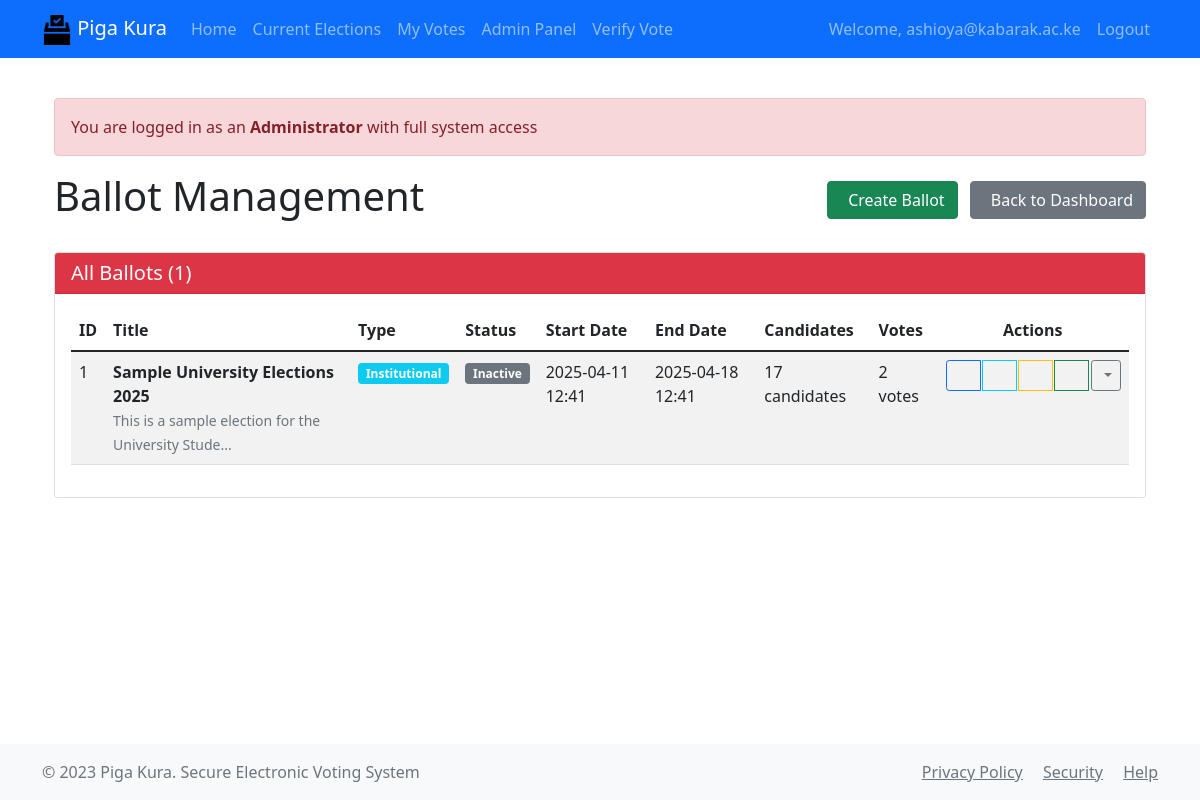
/admin/ballots (signed in), run on the app's committed database.
### app/models/user.py (models this page shows, shortened)
class User(UserMixin, db.Model):
    id = db.Column(db.Integer, primary_key=True)
    email = db.Column(db.String(120), unique=True, nullable=False)
    voter_id = db.Column(db.String(50), unique=True, nullable=False)
    password_hash = db.Column(db.String(128))
    is_admin = db.Column(db.Boolean, default=False)
    is_official = db.Column(db.Boolean, default=False)
    is_verified = db.Column(db.Boolean, default=False)
    created_at = db.Column(db.DateTime, default=datetime.utcnow)

### app/models/ballot.py (models this page shows, shortened)
class Ballot(db.Model):
    id = db.Column(db.Integer, primary_key=True)
    title = db.Column(db.String(200), nullable=False)
    description = db.Column(db.Text)
    start_date = db.Column(db.DateTime, nullable=False)
    end_date = db.Column(db.DateTime, nullable=False)
    is_active = db.Column(db.Boolean, default=True)
    created_at = db.Column(db.DateTime, default=datetime.utcnow)
    candidates = db.relationship('Candidate', backref='ballot', lazy=True)
    votes = db.relationship('Vote', backref='ballot', lazy=True)
    ballot_type = db.Column(db.String(50), nullable=False)  # national, county, special
    verification_key = db.Column(db.String(64), unique=True)
    min_voters = db.Column(db.Integer, default=0)
    max_voters = db.Column(db.Integer)
    requires_verification = db.Column(db.Boolean, default=True)
    verification_method = db.Column(db.String(50))  # id, biometric, token
    audit_trail = db.relationship('AuditLog', backref='ballot', lazy=True)
    @property
    def is_ongoing(self):
        now = datetime.utcnow()
        return self.start_date <= now <= self.end_date and self.is_active
    @property
    def vote_count(self):
        return sum(c.vote_count for c in self.candidates)

### app/routes/admin.py (the view)
@admin_bp.route('/ballots')
@login_required
@admin_required
def ballots():
    ballots = Ballot.query.all()
    return render_template('admin/ballots.html', ballots=ballots)

### app/models/candidate.py (called while the page is built)
    @property
    def vote_count(self):
        return len(self.votes)

### app/routes/admin.py (called while the page is built)
def admin_required(f):
    @wraps(f)
    def decorated_function(*args, **kwargs):
        if not current_user.is_authenticated or not current_user.is_admin:
            flash('Admin privileges required', 'danger')
            return redirect(url_for('main.index'))
        return f(*args, **kwargs)
    return decorated_function

### app/templates/admin/ballots.html (shortened to what this page needs)
{% extends "base.html" %}
{% block content %}
<div class="container">
    <div class="alert alert-danger">
         You are logged in as an <strong>Administrator</strong> with full system access
    </div>
    <div class="d-flex justify-content-between align-items-center mb-4">
        <h1>Ballot Management</h1>
        <div>
            <button class="btn btn-success me-2" data-bs-toggle="modal" data-bs-target="#createBallotModal">
                Create Ballot
            </button>
            <a href="{{ url_for('admin.dashboard') }}" class="btn btn-secondary">
                Back to Dashboard
            </a>
        </div>
    </div>
    <div class="card">
        <div class="card-header bg-danger text-white">
            <h5 class="mb-0">All Ballots ({{ ballots|length }})</h5>
        </div>
        <div class="card-body">
            {% if ballots %}
            <div class="table-responsive">
                <table class="table table-striped">
                    <thead>
                        <tr>
                            <th>ID</th>
                            <th>Title</th>
                            <th>Type</th>
                            <th>Status</th>
                            <th>Start Date</th>
                            <th>End Date</th>
                            <th>Candidates</th>
                            <th>Votes</th>
                            <th class="text-center">Actions</th>
                        </tr>
                    </thead>
                    <tbody>
                        {% for ballot in ballots %}
                        <tr id="ballot-row-{{ ballot.id }}">
                            <td>{{ ballot.id }}</td>
                            <td>
                                <div>
                                    <strong>{{ ballot.title }}</strong>
                                    {% if ballot.description %}
                                    <br><small class="text-muted">{{ ballot.description[:50] }}{% if ballot.description|length > 50 %}...{% endif %}</small>
                                    {% endif %}
                                </div>
                            </td>
                            <td><span class="badge bg-info">{{ ballot.ballot_type|title }}</span></td>
                            <td>
                                <span class="badge {{ 'bg-success' if ballot.is_ongoing else 'bg-secondary' }} status-toggle"
                                      data-ballot-id="{{ ballot.id }}"
                                      data-active="{{ ballot.is_active|lower }}"
                                      title="Click to toggle ballot status">
                                    {{ 'Active' if ballot.is_ongoing else 'Inactive' }}
                                </span>
                            </td>
                            <td>{{ ballot.start_date.strftime('%Y-%m-%d %H:%M') }}</td>
                            <td>{{ ballot.end_date.strftime('%Y-%m-%d %H:%M') }}</td>
                            <td>{{ ballot.candidates|length }} candidates</td>
                            <td>{{ ballot.vote_count }} votes</td>
                            <td class="text-center ballot-actions">
                                <div class="btn-group btn-group-sm">
                                    <button class="btn btn-outline-primary action-btn"
                                            onclick="editBallot({{ ballot.id }})"
                                            title="Edit Ballot">
                                    </button>
                                    <button class="btn btn-outline-info action-btn"
                                            onclick="viewResults({{ ballot.id }})"
                                            title="View Results">
                                    </button>
                                    <button class="btn btn-outline-warning action-btn"
                                            onclick="manageCandidates({{ ballot.id }})"
                                            title="Manage Candidates">
                                    </button>
                                    <button class="btn btn-outline-success action-btn"
                                            onclick="viewBallot({{ ballot.id }})"
                                            title="Preview Ballot">
                                    </button>
                                    <div class="dropdown d-inline">
                                        <button class="btn btn-outline-secondary btn-sm dropdown-toggle"
                                                type="button"
                                                data-bs-toggle="dropdown">
                                        </button>
                                    </div>
                                </div>
                            </td>
                        </tr>
                        {% endfor %}
                    </tbody>
                </table>
            </div>
            {% endif %}
        </div>
    </div>
</div>
{% endblock %}

### app/templates/base.html (shortened to what this page needs)
<!DOCTYPE html>
<html lang="en">
<head>
    <link href="https://cdn.jsdelivr.net/npm/bootstrap@5.1.3/dist/css/bootstrap.min.css" rel="stylesheet">
    <link rel="stylesheet" href="{{ url_for('static', filename='css/style.css') }}">
</head>
<body>
    <nav class="navbar navbar-expand-lg navbar-dark bg-primary">
        <div class="container">
            <a class="navbar-brand" href="{{ url_for('main.index') }}">
                <img src="{{ url_for('static', filename='images/logo.png') }}" alt="Piga Kura" height="30">
                Piga Kura
            </a>
            <div class="collapse navbar-collapse" id="navbarNav">
                <ul class="navbar-nav me-auto">
                    <li class="nav-item">
                        <a class="nav-link" href="{{ url_for('main.index') }}">Home</a>
                    </li>
                    {% if current_user.is_authenticated %}
                        <li class="nav-item">
                            <a class="nav-link" href="{{ url_for('voter.active_ballots') }}">Current Elections</a>
                        </li>
                        <li class="nav-item">
                            <a class="nav-link" href="{{ url_for('voter.my_votes') }}">My Votes</a>
                        </li>
                        {% if current_user.is_admin %}
                        <li class="nav-item">
                            <a class="nav-link" href="{{ url_for('admin.dashboard') }}">Admin Panel</a>
                        </li>
                        {% endif %}
                    {% endif %}
                    <li class="nav-item">
                        <a class="nav-link" href="{{ url_for('main.verify_vote') }}">Verify Vote</a>
                    </li>
                </ul>
                <ul class="navbar-nav">
                    {% if current_user.is_authenticated %}
                        <li class="nav-item">
                            <span class="nav-link">Welcome, {{ current_user.email }}</span>
                        </li>
                        <li class="nav-item">
                            <a class="nav-link" href="{{ url_for('auth.logout') }}">Logout</a>
                        </li>
                    {% endif %}
                </ul>
            </div>
        </div>
    </nav>
    <main class="container my-4">
        {% block content %}{% endblock %}
    </main>
    <footer class="footer mt-auto py-3 bg-light">
        <div class="container">
            <div class="row">
                <div class="col-md-6 text-center text-md-start">
                    <span class="text-muted">&copy; 2023 Piga Kura. Secure Electronic Voting System</span>
                </div>
                <div class="col-md-6 text-center text-md-end">
                    <a href="{{ url_for('main.privacy') }}" class="text-muted me-3">Privacy Policy</a>
                    <a href="{{ url_for('main.security') }}" class="text-muted me-3">Security</a>
                    <a href="{{ url_for('main.help') }}" class="text-muted">Help</a>
                </div>
            </div>
        </div>
    </footer>
</body>
</html>

### app/static/css/style.css (style rules this page uses)
body { min-height: 100vh; display: flex; flex-direction: column; }
main { flex: 1; }

### app/templates/admin/ballots.html (style rules this page uses)
.action-btn { margin: 0 2px; min-width: 35px; }
.ballot-actions { white-space: nowrap; }
.status-toggle { cursor: pointer; }

### data on the page
User: email "ashioya@kabarak.ac.ke"
Ballot: id "1", title "Sample University Elections 2025", description "This is a sample election for the University Stude", ballot_type "Institutional", start_date+end_date "Inactive", start_date "2025-04-11 12:41", end_date "2025-04-18 12:41", candidates|length "17", vote_count "2"

### other printed values
{{ ballots|length }} "1"
